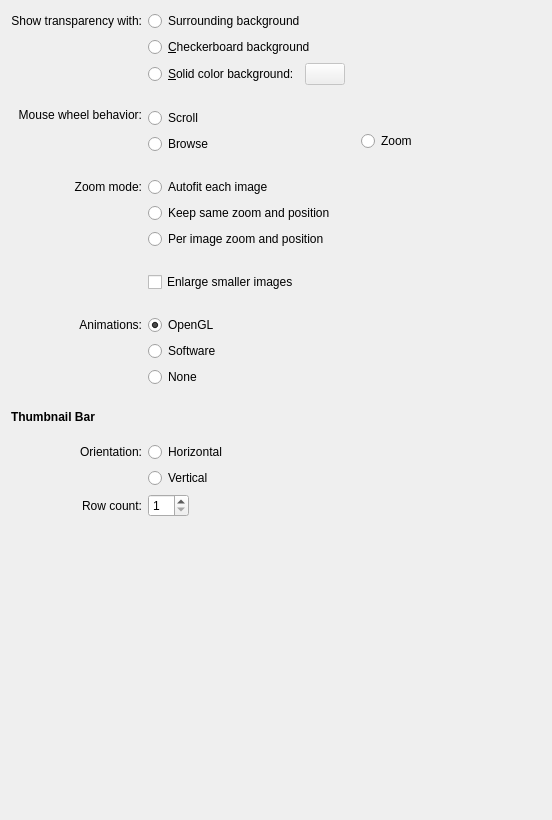
<?xml version="1.0" encoding="UTF-8"?>
<ui version="4.0">
 <class>ImageViewConfigPage</class>
 <widget class="QWidget" name="ImageViewConfigPage">
  <property name="geometry">
   <rect>
    <x>0</x>
    <y>0</y>
    <width>552</width>
    <height>820</height>
   </rect>
  </property>
  <layout class="QGridLayout" name="gridLayout">
   <item row="0" column="0">
    <widget class="QLabel" name="label_1">
     <property name="text">
      <string>Show transparency with:</string>
     </property>
     <property name="alignment">
      <set>Qt::AlignRight|Qt::AlignTrailing|Qt::AlignVCenter</set>
     </property>
     <property name="buddy">
      <cstring>surroundingRadioButton</cstring>
     </property>
    </widget>
   </item>
   <item row="0" column="1" colspan="3">
    <layout class="QHBoxLayout" name="horizontalLayout_0">
     <property name="spacing">
      <number>6</number>
     </property>
     <property name="margin">
      <number>0</number>
     </property>
     <item>
      <widget class="QRadioButton" name="surroundingRadioButton">
       <property name="text">
        <string>Surrounding background</string>
       </property>
       <property name="checked">
        <bool>true</bool>
       </property>
      </widget>
     </item>
     <item>
      <spacer name="horizontalSpacer_0">
       <property name="orientation">
        <enum>Qt::Horizontal</enum>
       </property>
       <property name="sizeHint" stdset="0">
        <size>
         <width>40</width>
         <height>20</height>
        </size>
       </property>
      </spacer>
     </item>
    </layout>
   </item>
   <item row="1" column="1" colspan="3">
    <layout class="QHBoxLayout" name="horizontalLayout_1">
     <property name="spacing">
      <number>6</number>
     </property>
     <property name="margin">
      <number>0</number>
     </property>
     <item>
      <widget class="QRadioButton" name="checkBoardRadioButton">
       <property name="text">
        <string>&amp;Checkerboard background</string>
       </property>
       <property name="checked">
        <bool>false</bool>
       </property>
      </widget>
     </item>
     <item>
      <spacer name="horizontalSpacer_1">
       <property name="orientation">
        <enum>Qt::Horizontal</enum>
       </property>
       <property name="sizeHint" stdset="0">
        <size>
         <width>40</width>
         <height>20</height>
        </size>
       </property>
      </spacer>
     </item>
    </layout>
   </item>
   <item row="2" column="1" colspan="3">
    <layout class="QHBoxLayout" name="horizontalLayout_2">
     <property name="spacing">
      <number>6</number>
     </property>
     <property name="margin">
      <number>0</number>
     </property>
     <item>
      <widget class="QRadioButton" name="solidColorRadioButton">
       <property name="text">
        <string>&amp;Solid color background:</string>
       </property>
      </widget>
     </item>
     <item>
      <widget class="KColorButton" name="kcfg_AlphaBackgroundColor">
       <property name="enabled">
        <bool>false</bool>
       </property>
       <property name="text">
        <string/>
       </property>
      </widget>
     </item>
     <item>
      <spacer name="horizontalSpacer_2">
       <property name="orientation">
        <enum>Qt::Horizontal</enum>
       </property>
       <property name="sizeHint" stdset="0">
        <size>
         <width>20</width>
         <height>20</height>
        </size>
       </property>
      </spacer>
     </item>
    </layout>
   </item>
   <item row="3" column="1" colspan="3">
    <spacer name="verticalSpacer_1">
     <property name="orientation">
      <enum>Qt::Vertical</enum>
     </property>
     <property name="sizeType">
      <enum>QSizePolicy::Fixed</enum>
     </property>
     <property name="sizeHint" stdset="0">
      <size>
       <width>207</width>
       <height>17</height>
      </size>
     </property>
    </spacer>
   </item>
   <item row="4" column="0">
    <widget class="QLabel" name="label_2">
     <property name="text">
      <string>Mouse wheel behavior:</string>
     </property>
     <property name="alignment">
      <set>Qt::AlignRight|Qt::AlignTrailing|Qt::AlignVCenter</set>
     </property>
     <property name="buddy">
      <cstring>mouseWheelScrollRadioButton</cstring>
     </property>
    </widget>
   </item>
   <item row="4" column="1" rowspan="2">
    <layout class="QHBoxLayout" name="horizontalLayout_3">
     <item>
      <widget class="QRadioButton" name="mouseWheelScrollRadioButton">
       <property name="text">
        <string comment="@option:radio action on mouse wheel">Scroll</string>
       </property>
       <property name="checked">
        <bool>true</bool>
       </property>
      </widget>
     </item>
     <item>
      <spacer name="horizontalSpacer_3">
       <property name="orientation">
        <enum>Qt::Horizontal</enum>
       </property>
       <property name="sizeHint" stdset="0">
        <size>
         <width>40</width>
         <height>20</height>
        </size>
       </property>
      </spacer>
     </item>
    </layout>
   </item>
   <item row="5" column="3" rowspan="2">
    <layout class="QHBoxLayout" name="horizontalLayout_16">
     <item>
      <widget class="QRadioButton" name="mouseWheelZoomRadioButton">
       <property name="text">
        <string comment="@option:radio action on mouse wheel">Zoom</string>
       </property>
      </widget>
     </item>
     <item>
      <spacer name="horizontalSpacer_16">
       <property name="orientation">
        <enum>Qt::Horizontal</enum>
       </property>
       <property name="sizeHint" stdset="0">
        <size>
         <width>40</width>
         <height>20</height>
        </size>
       </property>
      </spacer>
     </item>
    </layout>
   </item>
   <item row="6" column="1">
    <layout class="QHBoxLayout" name="horizontalLayout_4">
     <item>
      <widget class="QRadioButton" name="mouseWheelBrowseRadioButton">
       <property name="text">
        <string comment="@option:radio action on mouse wheel">Browse</string>
       </property>
      </widget>
     </item>
     <item>
      <spacer name="horizontalSpacer_4">
       <property name="orientation">
        <enum>Qt::Horizontal</enum>
       </property>
       <property name="sizeHint" stdset="0">
        <size>
         <width>40</width>
         <height>20</height>
        </size>
       </property>
      </spacer>
     </item>
    </layout>
   </item>
   <item row="7" column="1" colspan="3">
    <spacer name="verticalSpacer_2">
     <property name="orientation">
      <enum>Qt::Vertical</enum>
     </property>
     <property name="sizeType">
      <enum>QSizePolicy::Fixed</enum>
     </property>
     <property name="sizeHint" stdset="0">
      <size>
       <width>207</width>
       <height>17</height>
      </size>
     </property>
    </spacer>
   </item>
   <item row="8" column="0">
    <widget class="QLabel" name="label_3">
     <property name="text">
      <string>Zoom mode:</string>
     </property>
     <property name="alignment">
      <set>Qt::AlignRight|Qt::AlignTrailing|Qt::AlignVCenter</set>
     </property>
     <property name="buddy">
      <cstring>autofitZoomModeRadioButton</cstring>
     </property>
    </widget>
   </item>
   <item row="8" column="1" colspan="3">
    <layout class="QHBoxLayout" name="horizontalLayout_5">
     <item>
      <widget class="QRadioButton" name="autofitZoomModeRadioButton">
       <property name="text">
        <string>Autofit each image</string>
       </property>
       <property name="checked">
        <bool>true</bool>
       </property>
      </widget>
     </item>
     <item>
      <spacer name="horizontalSpacer_5">
       <property name="orientation">
        <enum>Qt::Horizontal</enum>
       </property>
       <property name="sizeHint" stdset="0">
        <size>
         <width>40</width>
         <height>20</height>
        </size>
       </property>
      </spacer>
     </item>
    </layout>
   </item>
   <item row="9" column="1" colspan="3">
    <layout class="QHBoxLayout" name="horizontalLayout_6">
     <item>
      <widget class="QRadioButton" name="keepSameZoomModeRadioButton">
       <property name="text">
        <string>Keep same zoom and position</string>
       </property>
      </widget>
     </item>
     <item>
      <spacer name="horizontalSpacer_6">
       <property name="orientation">
        <enum>Qt::Horizontal</enum>
       </property>
       <property name="sizeHint" stdset="0">
        <size>
         <width>40</width>
         <height>20</height>
        </size>
       </property>
      </spacer>
     </item>
    </layout>
   </item>
   <item row="10" column="1" colspan="3">
    <layout class="QHBoxLayout" name="horizontalLayout_7">
     <item>
      <widget class="QRadioButton" name="individualZoomModeRadioButton">
       <property name="text">
        <string>Per image zoom and position</string>
       </property>
      </widget>
     </item>
     <item>
      <spacer name="horizontalSpacer_7">
       <property name="orientation">
        <enum>Qt::Horizontal</enum>
       </property>
       <property name="sizeHint" stdset="0">
        <size>
         <width>40</width>
         <height>20</height>
        </size>
       </property>
      </spacer>
     </item>
    </layout>
   </item>
   <item row="11" column="1" colspan="3">
    <spacer name="verticalSpacer_3">
     <property name="orientation">
      <enum>Qt::Vertical</enum>
     </property>
     <property name="sizeType">
      <enum>QSizePolicy::Fixed</enum>
     </property>
     <property name="sizeHint" stdset="0">
      <size>
       <width>207</width>
       <height>17</height>
      </size>
     </property>
    </spacer>
   </item>
   <item row="12" column="1" colspan="3">
    <layout class="QHBoxLayout" name="horizontalLayout_8">
     <item>
      <widget class="QCheckBox" name="kcfg_EnlargeSmallerImages">
       <property name="text">
        <string>Enlarge smaller images</string>
       </property>
      </widget>
     </item>
     <item>
      <spacer name="horizontalSpacer_8">
       <property name="orientation">
        <enum>Qt::Horizontal</enum>
       </property>
       <property name="sizeHint" stdset="0">
        <size>
         <width>40</width>
         <height>20</height>
        </size>
       </property>
      </spacer>
     </item>
    </layout>
   </item>
   <item row="13" column="1" colspan="3">
    <spacer name="verticalSpacer_4">
     <property name="orientation">
      <enum>Qt::Vertical</enum>
     </property>
     <property name="sizeType">
      <enum>QSizePolicy::Fixed</enum>
     </property>
     <property name="sizeHint" stdset="0">
      <size>
       <width>204</width>
       <height>17</height>
      </size>
     </property>
    </spacer>
   </item>
   <item row="14" column="0">
    <widget class="QLabel" name="label_4">
     <property name="text">
      <string>Animations:</string>
     </property>
     <property name="alignment">
      <set>Qt::AlignRight|Qt::AlignTrailing|Qt::AlignVCenter</set>
     </property>
     <property name="buddy">
      <cstring>glAnimationRadioButton</cstring>
     </property>
    </widget>
   </item>
   <item row="14" column="1">
    <layout class="QHBoxLayout" name="horizontalLayout_9">
     <item>
      <widget class="QRadioButton" name="glAnimationRadioButton">
       <property name="text">
        <string>OpenGL</string>
       </property>
       <property name="checked">
        <bool>true</bool>
       </property>
      </widget>
     </item>
     <item>
      <spacer name="horizontalSpacer_9">
       <property name="orientation">
        <enum>Qt::Horizontal</enum>
       </property>
       <property name="sizeHint" stdset="0">
        <size>
         <width>40</width>
         <height>20</height>
        </size>
       </property>
      </spacer>
     </item>
    </layout>
   </item>
   <item row="15" column="1">
    <layout class="QHBoxLayout" name="horizontalLayout_10">
     <item>
      <widget class="QRadioButton" name="softwareAnimationRadioButton">
       <property name="text">
        <string>Software</string>
       </property>
      </widget>
     </item>
     <item>
      <spacer name="horizontalSpacer_10">
       <property name="orientation">
        <enum>Qt::Horizontal</enum>
       </property>
       <property name="sizeHint" stdset="0">
        <size>
         <width>40</width>
         <height>20</height>
        </size>
       </property>
      </spacer>
     </item>
    </layout>
   </item>
   <item row="16" column="1">
    <layout class="QHBoxLayout" name="horizontalLayout_11">
     <item>
      <widget class="QRadioButton" name="noAnimationRadioButton">
       <property name="text">
        <string>None</string>
       </property>
      </widget>
     </item>
     <item>
      <spacer name="horizontalSpacer_11">
       <property name="orientation">
        <enum>Qt::Horizontal</enum>
       </property>
       <property name="sizeHint" stdset="0">
        <size>
         <width>40</width>
         <height>20</height>
        </size>
       </property>
      </spacer>
     </item>
    </layout>
   </item>
   <item row="17" column="1" colspan="3">
    <spacer name="verticalSpacer_5">
     <property name="orientation">
      <enum>Qt::Vertical</enum>
     </property>
     <property name="sizeType">
      <enum>QSizePolicy::Fixed</enum>
     </property>
     <property name="sizeHint" stdset="0">
      <size>
       <width>204</width>
       <height>17</height>
      </size>
     </property>
    </spacer>
   </item>
   <item row="18" column="0">
    <widget class="QLabel" name="label_5">
     <property name="text">
      <string>&lt;b&gt;Thumbnail Bar&lt;/b&gt;</string>
     </property>
    </widget>
   </item>
   <item row="19" column="1" colspan="3">
    <spacer name="verticalSpacer_6">
     <property name="orientation">
      <enum>Qt::Vertical</enum>
     </property>
     <property name="sizeType">
      <enum>QSizePolicy::Fixed</enum>
     </property>
     <property name="sizeHint" stdset="0">
      <size>
       <width>204</width>
       <height>12</height>
      </size>
     </property>
    </spacer>
   </item>
   <item row="20" column="0">
    <widget class="QLabel" name="label_6">
     <property name="text">
      <string>Orientation:</string>
     </property>
     <property name="alignment">
      <set>Qt::AlignRight|Qt::AlignTrailing|Qt::AlignVCenter</set>
     </property>
     <property name="buddy">
      <cstring>horizontalRadioButton</cstring>
     </property>
    </widget>
   </item>
   <item row="20" column="1">
    <layout class="QHBoxLayout" name="horizontalLayout_12">
     <item>
      <widget class="QRadioButton" name="horizontalRadioButton">
       <property name="text">
        <string>Horizontal</string>
       </property>
      </widget>
     </item>
     <item>
      <spacer name="horizontalSpacer_12">
       <property name="orientation">
        <enum>Qt::Horizontal</enum>
       </property>
       <property name="sizeHint" stdset="0">
        <size>
         <width>40</width>
         <height>20</height>
        </size>
       </property>
      </spacer>
     </item>
    </layout>
   </item>
   <item row="21" column="1">
    <layout class="QHBoxLayout" name="horizontalLayout_13">
     <item>
      <widget class="QRadioButton" name="verticalRadioButton">
       <property name="text">
        <string>Vertical</string>
       </property>
      </widget>
     </item>
     <item>
      <spacer name="horizontalSpacer_13">
       <property name="orientation">
        <enum>Qt::Horizontal</enum>
       </property>
       <property name="sizeHint" stdset="0">
        <size>
         <width>40</width>
         <height>20</height>
        </size>
       </property>
      </spacer>
     </item>
    </layout>
   </item>
   <item row="22" column="0">
    <widget class="QLabel" name="label_7">
     <property name="text">
      <string>Row count:</string>
     </property>
     <property name="alignment">
      <set>Qt::AlignRight|Qt::AlignTrailing|Qt::AlignVCenter</set>
     </property>
     <property name="buddy">
      <cstring>kcfg_ThumbnailBarRowCount</cstring>
     </property>
    </widget>
   </item>
   <item row="22" column="1">
    <layout class="QHBoxLayout" name="horizontalLayout_14">
     <item>
      <widget class="QSpinBox" name="kcfg_ThumbnailBarRowCount">
       <property name="minimum">
        <number>1</number>
       </property>
       <property name="maximum">
        <number>10</number>
       </property>
      </widget>
     </item>
     <item>
      <spacer name="horizontalSpacer_14">
       <property name="orientation">
        <enum>Qt::Horizontal</enum>
       </property>
       <property name="sizeHint" stdset="0">
        <size>
         <width>40</width>
         <height>20</height>
        </size>
       </property>
      </spacer>
     </item>
    </layout>
   </item>
   <item row="23" column="2">
    <spacer name="verticalSpacer_7">
     <property name="orientation">
      <enum>Qt::Vertical</enum>
     </property>
     <property name="sizeHint" stdset="0">
      <size>
       <width>20</width>
       <height>60</height>
      </size>
     </property>
    </spacer>
   </item>
  </layout>
 </widget>
 <customwidgets>
  <customwidget>
   <class>KColorButton</class>
   <extends>QPushButton</extends>
   <header>kcolorbutton.h</header>
  </customwidget>
 </customwidgets>
 <tabstops>
  <tabstop>checkBoardRadioButton</tabstop>
  <tabstop>solidColorRadioButton</tabstop>
  <tabstop>kcfg_AlphaBackgroundColor</tabstop>
  <tabstop>mouseWheelScrollRadioButton</tabstop>
  <tabstop>mouseWheelBrowseRadioButton</tabstop>
  <tabstop>kcfg_EnlargeSmallerImages</tabstop>
  <tabstop>glAnimationRadioButton</tabstop>
  <tabstop>softwareAnimationRadioButton</tabstop>
  <tabstop>noAnimationRadioButton</tabstop>
  <tabstop>horizontalRadioButton</tabstop>
  <tabstop>verticalRadioButton</tabstop>
  <tabstop>kcfg_ThumbnailBarRowCount</tabstop>
 </tabstops>
 <resources/>
 <connections>
  <connection>
   <sender>solidColorRadioButton</sender>
   <signal>toggled(bool)</signal>
   <receiver>kcfg_AlphaBackgroundColor</receiver>
   <slot>setEnabled(bool)</slot>
   <hints>
    <hint type="sourcelabel">
     <x>195</x>
     <y>49</y>
    </hint>
    <hint type="destinationlabel">
     <x>292</x>
     <y>56</y>
    </hint>
   </hints>
  </connection>
 </connections>
</ui>
